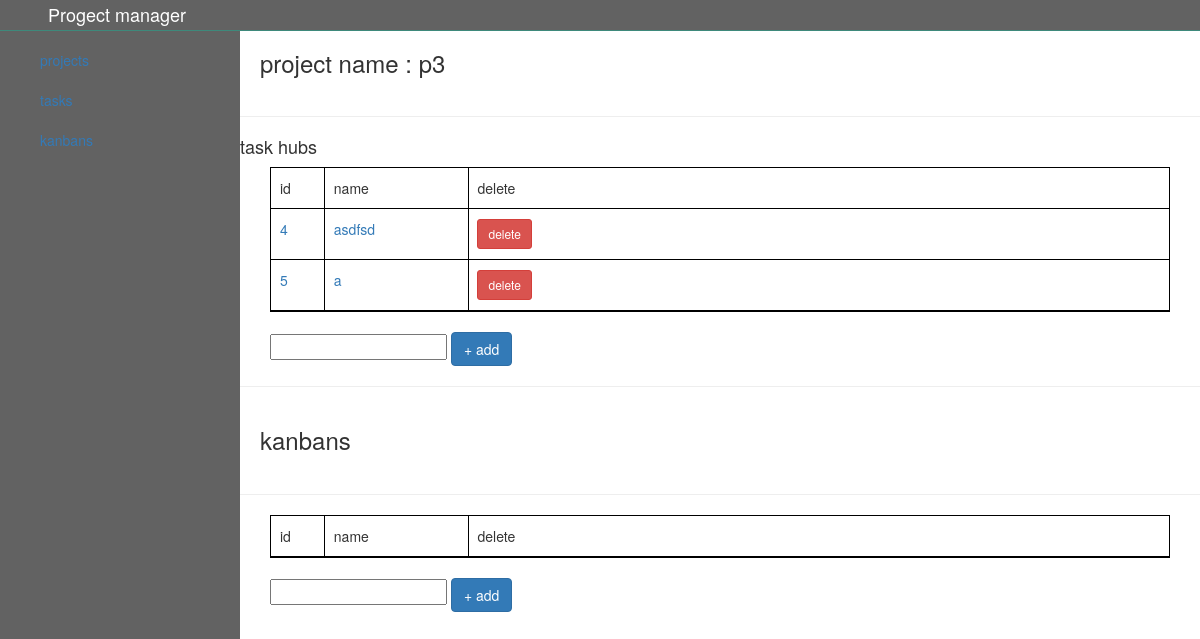
The app's page /project/3 with its own data.
### app.py (models this page shows, shortened)
class Project(db.Model):
    id = db.Column(db.Integer, primary_key=True)
    name = db.Column(db.String(20), unique=True, nullable=False)
    kanbans = db.relationship('Kanban', backref='project',lazy=True)
    hubs = db.relationship('Taskhub', backref='project',lazy=True)
    def __repr__(self):
        return self.name

class Taskhub(db.Model):
    id = db.Column(db.Integer, primary_key=True)
    name = db.Column(db.String(1000), nullable=False)
    project_id = db.Column(db.Integer, db.ForeignKey('project.id'), nullable= False)
    tasks = db.relationship('Task', backref='hub',lazy=True)

### app.py (the view)
@app.route('/project/<int:id>', methods=['GET', 'POST'])
def projectview(id):
    project = Project.query.get_or_404(id)
    return render_template('projects.html', project=project)

### templates/projects.html (shortened to what this page needs)
{% extends 'base.html' %}
{% block body %}
<div class="main">
    <h3>project name : {{project}}</h3>
    <hr>
    <h4>task hubs</h4>
    <ul>
        <li>
            <p class="no">id</p>
            <p class="name">name</p>
            <p class="delete">delete</p>
        </li>
        {% for task in project.hubs%}
        <li>
            <p class="no"><a href="/tasks/{{task.id}}">{{ task.id }}</a></p>
            <p class="name"><a href="/tasks/{{task.id}}">{{ task.name }}</a></a></p>
            <p class="delete">
                <a href="/hubDelete/{{project.id}}" class="btn btn-danger btn-sm">delete</a>
            </p>
        </li>
        {% endfor %}
    </ul>
    <form method='post' action="/addhub/{{project.id}}">
        <input type="text" name="name">
        <button class='btn btn-primary' type='submit'>+ add</button>
    </form>
    <hr>
    <h3>kanbans</h3>
    <hr>
       <ul>
       <li>
            <p class="no">id</p>
            <p class="name">name</p>
            <p class="delete">delete</p>
        </li>
    </ul>
    <form method='post' action="/addKanban/{{project.id}}">
        <input type="text" name="kanbanName">
        <button class='btn btn-primary' type='submit'>+ add</button>
    </form>
</div>
{% endblock %}

### static/css/style.css (style rules this page uses)
.main-cont .main { width: 80% }
.main-cont .main h3 { margin: 0; padding: 20px; }
.main-cont .main ul { list-style: none; border: 1px solid black; padding: 0; margin: 10px 30px; }
.main-cont .main ul li { display: flex; border-bottom: 1px solid black; }
.main-cont .main ul li p { margin: 0; padding: 10px 0; margin-left: 1%; }
.main-cont .main ul li .no { width: 5%; border-right: 1px solid black; }
.main-cont .main ul li .name { width: 15% !important; border-right: 1px solid black; }
.main-cont .main ul li .delete { width: 10%; }
.main-cont form { margin: 20px 30px; }

### records on screen
Project: name "p3"
Taskhub: id "4", name "asdfsd"
Taskhub: id "5", name "a"
